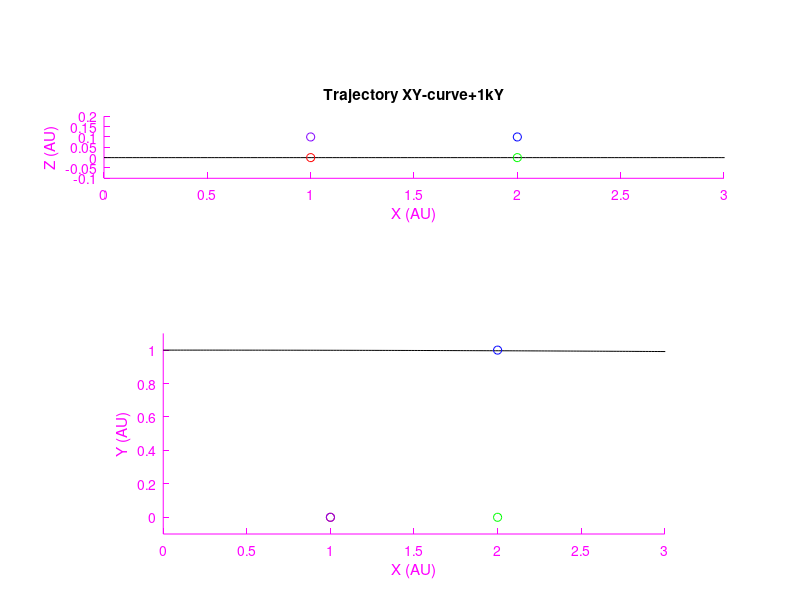
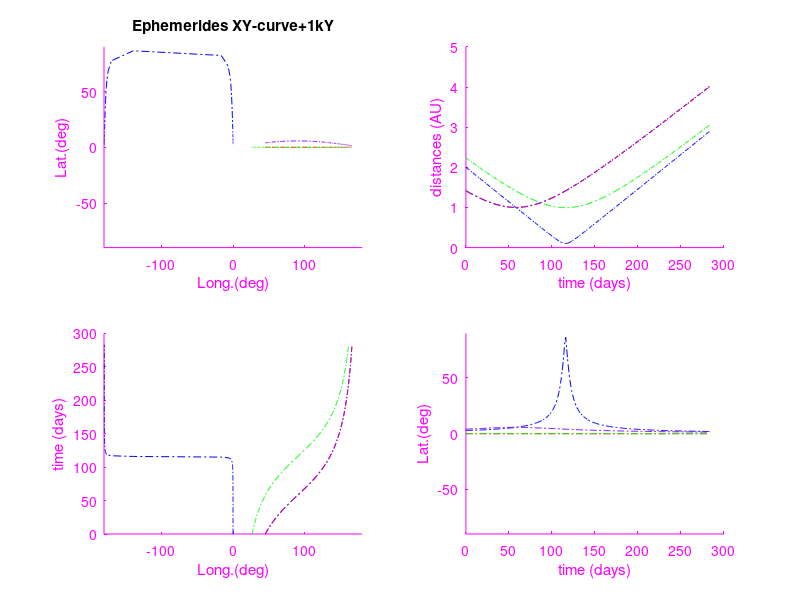

These charts were generated, in order, by the following MATLAB code:
% Production scenario simplifie
% Author: Boris Segret
% v.1.8, 02/04/2016
% CL=2

% purpose:
% - produce a rectilinear trajectory from 1 to 5 AU at *constant* velocity
% - produce the associated ephemerides of N objects
% - displays the scenario in .eps / .pdf

AU=150000000.;      % Astronomical Unit
day=86400.;         % 1 day in seconds
Xs=[0.  1.*AU 0.];  % km
Vs=[30. 0.    0.];  % km/s
dVn=0.;             % dVn*Vs is applied in perpendicular direction (on XY plane)
Ts=2458125.0;       % JD
Re=5.*AU;           % km
dt= 1.;             % time sampling (days)

P(1,:)=[1.*AU    0.     0.]; % km
P(2,:)=[2.*AU    0.     0.]; % km
P(3,:)=[2.*AU 1.*AU 0.1*AU]; % km
P(4,:)=[1.*AU    0. 0.1*AU]; % km

%fo='Y-line';
%fo='Y-line+1kX'; Xs=[1000. 1.*AU       0.];  % +1000 km
%fo='Y-line+1kY'; Xs=[0.    1.*AU+1000. 0.];  % +1000 km
%fo='Y-line+1kZ'; Xs=[0.    1.*AU    1000.];  % +1000 km
%fo='XY-curve'; dVn=0.000033;       % dVn*Vs is applied in perpendicular direction (on XY plane)
fo='XY-curve+1kY'; dVn=0.000033; Xs=[0.    1.*AU+1000. 0.]; % dVn*Vs is applied in perpendicular direction (on XY plane)

[status, msg, msgid] = mkdir(fo);  % ok if alredy exists (overwrites with new content)
% propagation
fid=fopen([fo '/' fo '.xyzv'],'w'); fprintf(fid, 'META_STOP\n'); fclose(fid);
for j=1:length(P(:,3))
    fid=fopen([fo '/' fo '_P' num2str(j,'%03i') '.eph'],'w'); fprintf(fid, 'META_STOP\n'); fclose(fid);
end
i=0; Xc=Xs; Tc=Ts; Vc=Vs;
r=norm(Xc);
while and(r < Re, i<1000)
  i=i+1;
  % - ephemerides from the current location
  for j=1:length(P(:,3))
    vect=(P(j,:)-Xc); d=norm(vect);
    lat =atan(vect(3)/norm([vect(1:2) 0])).*180./pi();
    % sign "-" because longitudes on the sky are in anti-trigonometric order <= NO!!!! (?!)
    lng =-(1-2*(vect(2)<0))*acos(vect(1)/norm(vect(1:2))).*180./pi();
    % output:
    fid=fopen([fo '/' fo '_P' num2str(j,'%03i') '.eph'],'a');
    fprintf(fid, '%15.6f %13.8f %13.8f %14.3f\n', Tc, lat, lng, d);
    fclose(fid);
  end
  fid=fopen([fo '/' fo '.xyzv'],'a');
  fprintf(fid, '%15.6f %17.6f %17.6f %17.6f %12.8f %12.8f %12.8f 0. 0. 0. 0. 0.\n', Tc, Xc, Vc);
  fclose(fid);
  % - next trajectory point
  Vc = Vc + [Vc(2) -Vc(1) 0.].*dVn;
  Xc = Xc + Vc.*dt*day;
  Tc = Tc + dt;
  r=norm(Xc);
end

% plots
fid=fopen([fo '/' fo '.xyzv'],'r'); fgetl(fid); % don't read META_STOP
%[MTX, nbc] = fscanf(fid, '%g %g %g %g %g %g %g\n', [7 inf]);
[MTX, nbc] = fscanf(fid, '%g %g %g %g %g %g %g %g %g %g %g %g\n', [12 inf]);
fclose(fid);
Xc=MTX(2,:)'./AU;
Yc=MTX(3,:)'./AU;
Zc=MTX(4,:)'./AU;
Vx=MTX(5,:)';
Vy=MTX(6,:)';
Vz=MTX(7,:)';
clrs(1,1:3)=[1 0 0];
clrs(2,1:3)=[0 1 0];
clrs(3,1:3)=[0 0 1];
clrs(4,1:3)=[.5 0 1];
clrs(5,1:3)=[0 1 1];
clrs(6,1:3)=[1 1 0];
figure(1); clf;
subplot(2,1,1); hold on; plot(Xc,Zc,'-k'); axis equal; axis([0 3 -0.1 0.2]); xlabel('X (AU)'); ylabel('Z (AU)');
title(['Trajectory ' fo], 'FontWeight','bold');
set(gca, 'XColor', 'm'); set(gca, 'YColor', 'm');
subplot(2,1,2); hold on; plot(Xc,Yc,'-k'); axis equal; axis([0 3 -0.1 1.1]); xlabel('X (AU)'); ylabel('Y (AU)');
set(gca, 'XColor', 'm'); set(gca, 'YColor', 'm');
figure(2); clf;
subplot(2,2,1); hold on; xlabel('Long.(deg)');    ylabel('Lat.(deg)');     axis([-180. 180. -90. 90.]);
title(['Ephemerides ' fo], 'FontWeight','bold');
set(gca, 'XColor', 'm'); set(gca, 'YColor', 'm');
subplot(2,2,2); hold on; xlabel('time (days)'); ylabel('distances (AU)');
set(gca, 'XColor', 'm'); set(gca, 'YColor', 'm');
subplot(2,2,3); hold on; xlabel('Long.(deg)');    ylabel('time (days)'); xlim([-180. 180.]);
set(gca, 'XColor', 'm'); set(gca, 'YColor', 'm');
subplot(2,2,4); hold on; xlabel('time (days)'); ylabel('Lat.(deg)');     ylim([-90. 90.]);
set(gca, 'XColor', 'm'); set(gca, 'YColor', 'm');
  for j=1:length(P(:,3))
    figure(1);
    subplot(2,1,1); plot(P(j,1)./AU, P(j,3)./AU, 'o', 'color', clrs(j,1:3));
    subplot(2,1,2); plot(P(j,1)./AU, P(j,2)./AU, 'o', 'color', clrs(j,1:3));
    fid=fopen([fo '/' fo '_P' num2str(j,'%03i') '.eph'],'r'); fgetl(fid); % don't read META_STOP
    [MTX, nbc] = fscanf(fid, '%g %g %g %g\n', [4 inf]);
    fclose(fid);
    Tc=MTX(1,:)';
    la=MTX(2,:)';
    ln=MTX(3,:)';
    dd=MTX(4,:)'./AU;
    figure(2);
    subplot(2,2,1); hold on; plot(ln, la, '-.', 'color', clrs(j,1:3));
    subplot(2,2,2); hold on; plot(Tc-Tc(1), dd, '-.', 'color', clrs(j,1:3));
    subplot(2,2,3); hold on; plot(ln, Tc-Tc(1), '-.', 'color', clrs(j,1:3));
    subplot(2,2,4); hold on; plot(Tc-Tc(1), la, '-.', 'color', clrs(j,1:3));
  end
ff=[fo '/' fo '_trj.png']; print(1,ff,'-dpng');
ff=[fo '/' fo '_eph.png']; print(2,ff,'-dpng');
%- figure savings to SVG (may crash, thus at the end)
%ff=[fo '/' fo '_trj.svg']; print(1,ff,'-dsvg');
%ff=[fo '/' fo '_eph.svg']; print(2,ff,'-dsvg');
